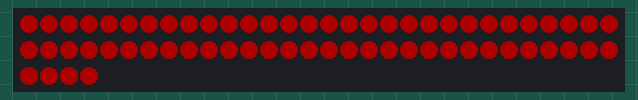
This sketch was run on a simulated ESP32. Parts: 64 RGB LEDs in strip order, left to right, continuing on the next row. Dim RGB values are drawn brighter than linear; WiFi joins after 1.5 s; servers stay silent unless stated; the ROS host is connected and sends only what is stated; what the sketch prints to the serial monitor is not drawn.

Above: at 5.9 s.

The sketch:

station_fb.ino
```cpp
#define ROSSERIAL_ARDUINO_TCP
#include "WiFi.h"
#include <ros.h>
#include <Adafruit_NeoPixel.h>
#include <geometry_msgs/Twist.h>

// Server settings
IPAddress server(192,168, 80, 239); //192, 168, 48, 239, 32 for Madhan // 192, 168, 133, 239 for Ronak
uint16_t serverPort = 11433;
const char*  ssid = "Madhan";
const char*  password = "123456789";

float frame_value = 0.0;
float ws_value = 0.0;

#define PIN 15
Adafruit_NeoPixel strip = Adafruit_NeoPixel(64, PIN, NEO_GRB + NEO_KHZ800);

void frrr_cb(const geometry_msgs::Twist& value_frrr) {
  frame_value = value_frrr.linear.x;
  //z = value_frame.angular.z;
}
void ws_cb(const geometry_msgs::Twist& value_ws) {
  ws_value = value_ws.linear.x;
  //z = value_ws.angular.z;
}

void setupWiFi(){
  WiFi.begin(ssid, password);
  while (WiFi.status() != WL_CONNECTED) { rainbow(20);  }
  Serial.print("SSID: ");
  Serial.println(WiFi.SSID());
  Serial.print("IP:   ");
  Serial.println(WiFi.localIP());
}


ros::NodeHandle nh;
geometry_msgs::Twist value_frrr;
geometry_msgs::Twist value_ws;
ros::Subscriber<geometry_msgs::Twist> frrr_sub("/frame_fb_topic", &frrr_cb);
ros::Subscriber<geometry_msgs::Twist> ws_sub("/ws_fb_topic", &ws_cb);

void setup() {
  Serial.begin(115200);
  setupWiFi();
  nh.getHardware()->setConnection(server, serverPort);
  nh.initNode();
  nh.subscribe(frrr_sub);
  nh.subscribe(ws_sub);
  strip.begin();
  strip.setBrightness(50);
  strip.show(); // Initialize all pixels to 'off'
}

void loop(){
  while (WiFi.status() == WL_CONNECTED) {
    while (nh.connected()) {
      while (frame_value == 2.0){
        if(ws_value == 2.0){
          colorWipe(strip.Color(0, 255, 0), 1); // Green within WS
          ws_value = 1.0;
          delay(1000);
        }
        else if(ws_value ==0.0){
          colorWipe(strip.Color(255, 0, 0), 1); // Red Outside WS
          ws_value =1.0;
          delay(1000);
        }
        colorWipe(strip.Color(0, 0, 255), 1); // Blue
        nh.spinOnce();
        delay(100);
      }
      if(ws_value == 2.0){
        colorWipe(strip.Color(0, 255, 0), 1); // blue
        ws_value = 1.0;
        delay(1000);
      }
      else if(ws_value ==0.0){
        colorWipe(strip.Color(255, 0, 0), 1); // red
        ws_value =1.0;
        delay(1000);
      }
      colorWipe(strip.Color(0, 0, 0), 1); // off
      delay(200);
      nh.spinOnce();
    }
    colorWipe(strip.Color(255, 255, 255), 1); // White
    nh.spinOnce();
  }
  rainbow(20);
}

void colorWipe(uint32_t c, uint8_t wait) {
  for (uint16_t i = 0; i < strip.numPixels(); i++) {
    strip.setPixelColor(i, c);
    strip.show();
    delay(wait);
  }
}
void rainbow(uint8_t wait) {
  uint16_t i, j;

  for(j=0; j<256; j++) {
    for(i=0; i<strip.numPixels(); i++) {
      strip.setPixelColor(i, Wheel((i+j) & 255));
    }
    strip.show();
    delay(wait);
  }
}
uint32_t Wheel(byte WheelPos) {
  WheelPos = 255 - WheelPos;
  if(WheelPos < 85) {
    return strip.Color(255 - WheelPos * 3, 0, WheelPos * 3);
  }
  if(WheelPos < 170) {
    WheelPos -= 85;
    return strip.Color(0, WheelPos * 3, 255 - WheelPos * 3);
  }
  WheelPos -= 170;
  return strip.Color(WheelPos * 3, 255 - WheelPos * 3, 0);
}
```
